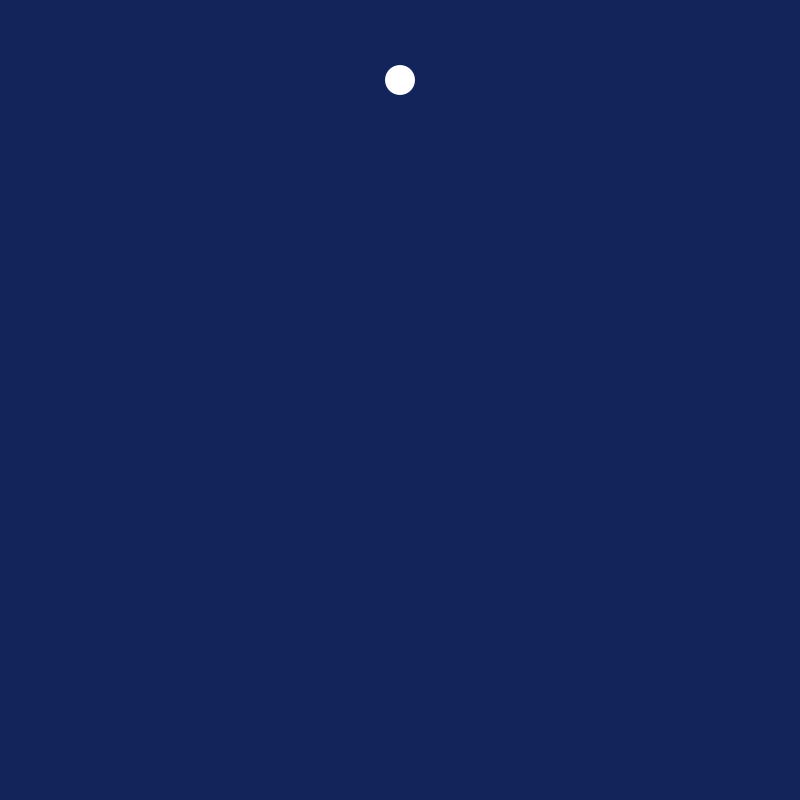
Frame 1 (no input)
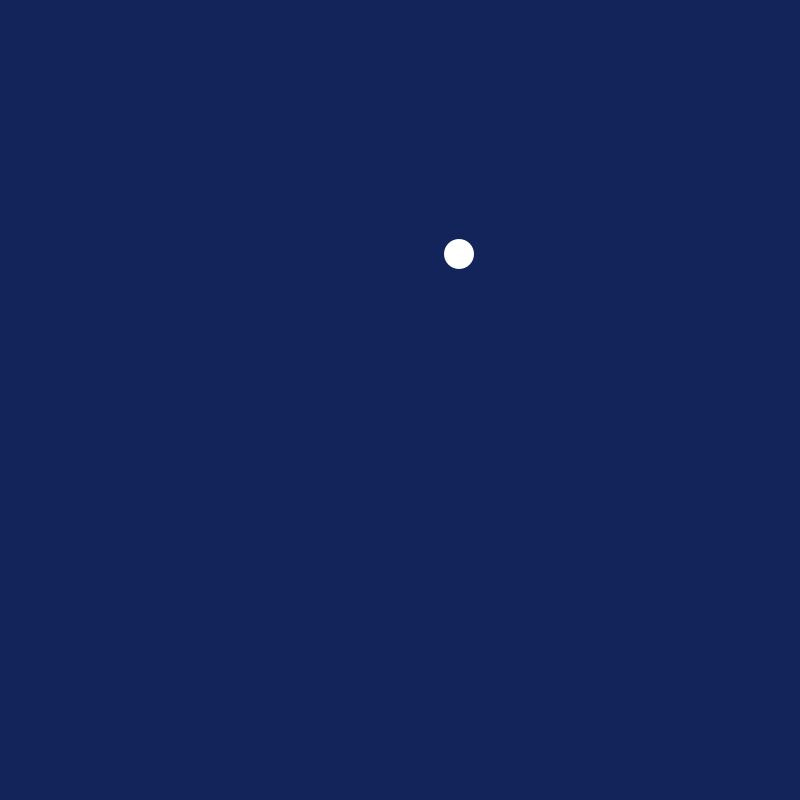
Frame 60 (the mouse pressed at the canvas centre just before this capture)
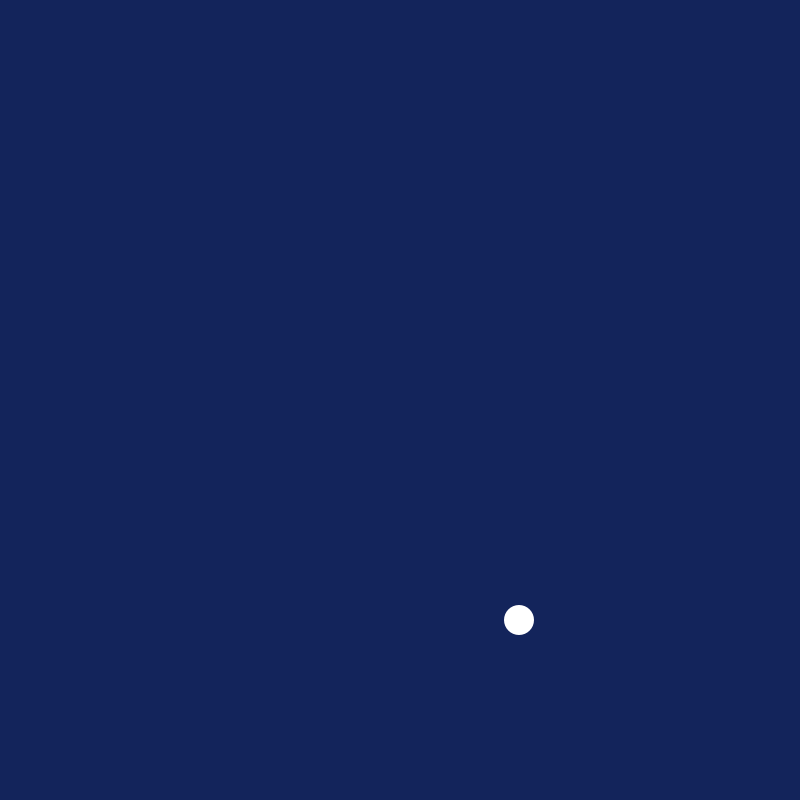
Frame 120 (the mouse held since frame 60 and released just before this capture)

The Processing sketch that drew these frames (run headless with seeded random() and noise(); from frame 60 on, the mouse is pressed at the canvas centre):

// Processing sketch: Gravity_Ball
// ── Gravity_Ball.pde
float x, y, yspeed, xspeed, gravity, velX, velY, sz;


void setup() {
  size(800, 800);
  x=width/2;
  y=height*.1;
  yspeed+= 2;
  xspeed+=2;
  gravity=1;
  sz=30;
  velX=1;
  velY=0;
}

void draw() {
  background(19,36,91);
  noStroke();
  ellipse(x, y, sz, sz);
  velY+=gravity;
  x+=velX;
  y+=velY;
  if (y+sz/2 >height) {
    velY=-abs(velY);
  }
  if (x+sz/2 >width){
    velX=-abs(velX);
  }
}
